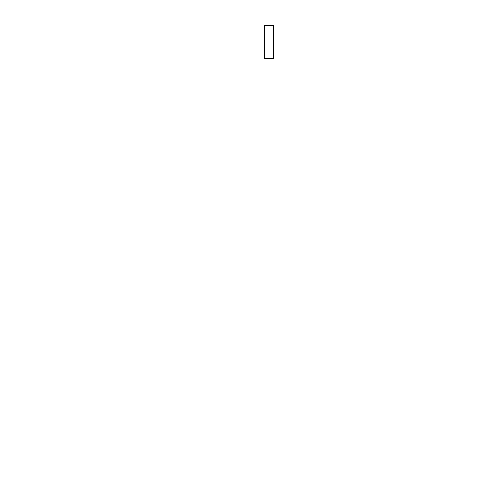
Frame 1 (no input)
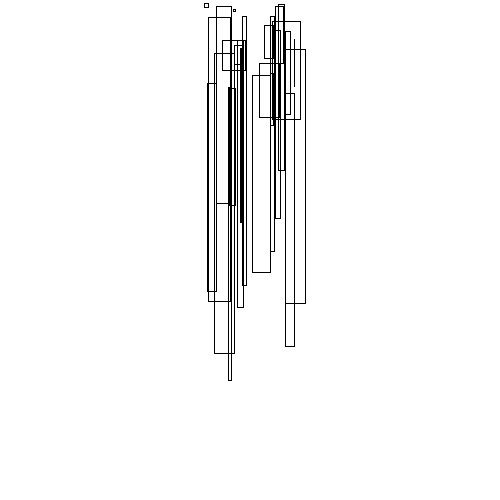
Frame 60 (the mouse pressed at the canvas centre just before this capture)
Frame 120 (the mouse held since frame 60 and released just before this capture): identical to frame 60, image omitted

The Processing sketch that drew these frames (run headless with seeded random() and noise(); from frame 60 on, the mouse is pressed at the canvas centre):

// Processing sketch: processing_52153
// ── processing_52153.pde

//--------------------------------------
// computer art 2012
// by antonio at 0280.org/processing
//---------------------------------------
// Rendering and Printing 
//---------------------------------------

void setup() {
  size(500,500);
  background(255);
  stroke(0); 
  strokeWeight(1);
  smooth();
 // noLoop();
  noFill();
}
// global settings
int squareSize = 40;
int squareNum = 28;
float angle = 0.0;
float x,y;

void draw() { 

  // incremental square
  if (frameCount < squareNum) {
         x = 200 + random(100);
         y = random(100);
         squareSize+=5;  
         rect(x,y,random(squareSize/5),random(squareSize*3));
 }
}
